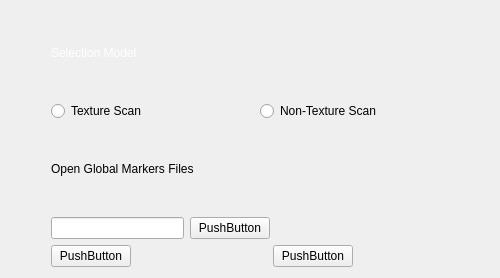
<?xml version="1.0" encoding="UTF-8"?>
<ui version="4.0">
 <class>WidgetContent</class>
 <widget class="QWidget" name="WidgetContent">
  <property name="geometry">
   <rect>
    <x>0</x>
    <y>0</y>
    <width>500</width>
    <height>278</height>
   </rect>
  </property>
  <property name="windowTitle">
   <string>WidgetContent</string>
  </property>
  <layout class="QVBoxLayout" name="verticalLayout">
   <item>
    <layout class="QHBoxLayout" name="horizontalLayout_6">
     <item>
      <spacer name="horizontalSpacer_2">
       <property name="orientation">
        <enum>Qt::Horizontal</enum>
       </property>
       <property name="sizeType">
        <enum>QSizePolicy::Fixed</enum>
       </property>
       <property name="sizeHint" stdset="0">
        <size>
         <width>40</width>
         <height>20</height>
        </size>
       </property>
      </spacer>
     </item>
     <item>
      <widget class="QLabel" name="label">
       <property name="styleSheet">
        <string notr="true">color: rgb(255, 255, 255);</string>
       </property>
       <property name="text">
        <string>Selection Model</string>
       </property>
      </widget>
     </item>
     <item>
      <spacer name="horizontalSpacer">
       <property name="orientation">
        <enum>Qt::Horizontal</enum>
       </property>
       <property name="sizeHint" stdset="0">
        <size>
         <width>188</width>
         <height>20</height>
        </size>
       </property>
      </spacer>
     </item>
    </layout>
   </item>
   <item>
    <layout class="QHBoxLayout" name="horizontalLayout_5">
     <item>
      <spacer name="horizontalSpacer_3">
       <property name="orientation">
        <enum>Qt::Horizontal</enum>
       </property>
       <property name="sizeType">
        <enum>QSizePolicy::Fixed</enum>
       </property>
       <property name="sizeHint" stdset="0">
        <size>
         <width>40</width>
         <height>20</height>
        </size>
       </property>
      </spacer>
     </item>
     <item>
      <widget class="QRadioButton" name="radioButton">
       <property name="text">
        <string>Texture Scan</string>
       </property>
      </widget>
     </item>
     <item>
      <spacer name="horizontalSpacer_4">
       <property name="orientation">
        <enum>Qt::Horizontal</enum>
       </property>
       <property name="sizeHint" stdset="0">
        <size>
         <width>18</width>
         <height>20</height>
        </size>
       </property>
      </spacer>
     </item>
     <item>
      <widget class="QRadioButton" name="radioButton_2">
       <property name="text">
        <string>Non-Texture Scan</string>
       </property>
      </widget>
     </item>
     <item>
      <spacer name="horizontalSpacer_5">
       <property name="orientation">
        <enum>Qt::Horizontal</enum>
       </property>
       <property name="sizeHint" stdset="0">
        <size>
         <width>18</width>
         <height>20</height>
        </size>
       </property>
      </spacer>
     </item>
    </layout>
   </item>
   <item>
    <layout class="QHBoxLayout" name="horizontalLayout_4">
     <item>
      <spacer name="horizontalSpacer_6">
       <property name="orientation">
        <enum>Qt::Horizontal</enum>
       </property>
       <property name="sizeType">
        <enum>QSizePolicy::Fixed</enum>
       </property>
       <property name="sizeHint" stdset="0">
        <size>
         <width>40</width>
         <height>20</height>
        </size>
       </property>
      </spacer>
     </item>
     <item>
      <widget class="QLabel" name="label_2">
       <property name="text">
        <string>Open Global Markers Files</string>
       </property>
      </widget>
     </item>
     <item>
      <spacer name="horizontalSpacer_7">
       <property name="orientation">
        <enum>Qt::Horizontal</enum>
       </property>
       <property name="sizeHint" stdset="0">
        <size>
         <width>40</width>
         <height>20</height>
        </size>
       </property>
      </spacer>
     </item>
    </layout>
   </item>
   <item>
    <layout class="QHBoxLayout" name="horizontalLayout_3">
     <item>
      <spacer name="horizontalSpacer_8">
       <property name="orientation">
        <enum>Qt::Horizontal</enum>
       </property>
       <property name="sizeType">
        <enum>QSizePolicy::Fixed</enum>
       </property>
       <property name="sizeHint" stdset="0">
        <size>
         <width>40</width>
         <height>20</height>
        </size>
       </property>
      </spacer>
     </item>
     <item>
      <layout class="QHBoxLayout" name="horizontalLayout">
       <item>
        <widget class="QLineEdit" name="lineEdit"/>
       </item>
       <item>
        <widget class="QPushButton" name="pushButton">
         <property name="text">
          <string>PushButton</string>
         </property>
        </widget>
       </item>
      </layout>
     </item>
     <item>
      <spacer name="horizontalSpacer_9">
       <property name="orientation">
        <enum>Qt::Horizontal</enum>
       </property>
       <property name="sizeHint" stdset="0">
        <size>
         <width>40</width>
         <height>20</height>
        </size>
       </property>
      </spacer>
     </item>
    </layout>
   </item>
   <item>
    <layout class="QHBoxLayout" name="horizontalLayout_2">
     <item>
      <spacer name="horizontalSpacer_10">
       <property name="orientation">
        <enum>Qt::Horizontal</enum>
       </property>
       <property name="sizeType">
        <enum>QSizePolicy::Fixed</enum>
       </property>
       <property name="sizeHint" stdset="0">
        <size>
         <width>40</width>
         <height>20</height>
        </size>
       </property>
      </spacer>
     </item>
     <item>
      <widget class="QPushButton" name="pushButton_2">
       <property name="text">
        <string>PushButton</string>
       </property>
      </widget>
     </item>
     <item>
      <spacer name="horizontalSpacer_11">
       <property name="orientation">
        <enum>Qt::Horizontal</enum>
       </property>
       <property name="sizeHint" stdset="0">
        <size>
         <width>40</width>
         <height>20</height>
        </size>
       </property>
      </spacer>
     </item>
     <item>
      <widget class="QPushButton" name="pushButton_3">
       <property name="text">
        <string>PushButton</string>
       </property>
      </widget>
     </item>
     <item>
      <spacer name="horizontalSpacer_12">
       <property name="orientation">
        <enum>Qt::Horizontal</enum>
       </property>
       <property name="sizeHint" stdset="0">
        <size>
         <width>40</width>
         <height>20</height>
        </size>
       </property>
      </spacer>
     </item>
    </layout>
   </item>
  </layout>
 </widget>
 <layoutdefault spacing="6" margin="11"/>
 <resources/>
 <connections/>
</ui>
